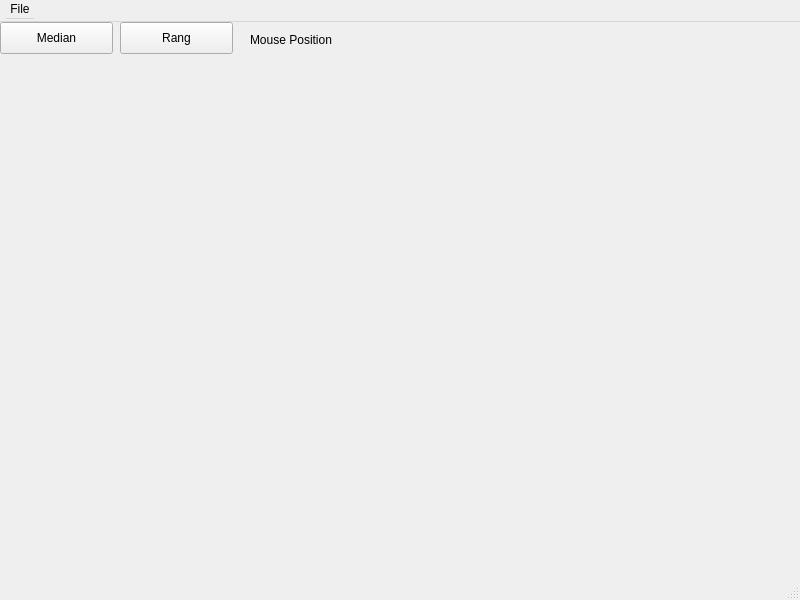
<?xml version="1.0" encoding="UTF-8"?>
<ui version="4.0">
 <class>MainWindow</class>
 <widget class="QMainWindow" name="MainWindow">
  <property name="geometry">
   <rect>
    <x>0</x>
    <y>0</y>
    <width>800</width>
    <height>600</height>
   </rect>
  </property>
  <property name="windowTitle">
   <string>MainWindow</string>
  </property>
  <widget class="QWidget" name="centralwidget">
   <widget class="QPushButton" name="median_filter">
    <property name="geometry">
     <rect>
      <x>0</x>
      <y>0</y>
      <width>113</width>
      <height>32</height>
     </rect>
    </property>
    <property name="text">
     <string>Median</string>
    </property>
   </widget>
   <widget class="QPushButton" name="rang_filter">
    <property name="geometry">
     <rect>
      <x>120</x>
      <y>0</y>
      <width>113</width>
      <height>32</height>
     </rect>
    </property>
    <property name="text">
     <string>Rang</string>
    </property>
   </widget>
   <widget class="QLabel" name="image_contaner">
    <property name="geometry">
     <rect>
      <x>9</x>
      <y>45</y>
      <width>781</width>
      <height>491</height>
     </rect>
    </property>
    <property name="text">
     <string/>
    </property>
   </widget>
   <widget class="QLabel" name="mouse_position">
    <property name="geometry">
     <rect>
      <x>250</x>
      <y>10</y>
      <width>301</width>
      <height>16</height>
     </rect>
    </property>
    <property name="text">
     <string>Mouse Position</string>
    </property>
   </widget>
  </widget>
  <widget class="QMenuBar" name="menubar">
   <property name="enabled">
    <bool>true</bool>
   </property>
   <property name="geometry">
    <rect>
     <x>0</x>
     <y>0</y>
     <width>800</width>
     <height>24</height>
    </rect>
   </property>
   <property name="sizePolicy">
    <sizepolicy hsizetype="Fixed" vsizetype="Fixed">
     <horstretch>0</horstretch>
     <verstretch>0</verstretch>
    </sizepolicy>
   </property>
   <property name="minimumSize">
    <size>
     <width>100</width>
     <height>22</height>
    </size>
   </property>
   <property name="baseSize">
    <size>
     <width>100</width>
     <height>22</height>
    </size>
   </property>
   <property name="locale">
    <locale language="English" country="UnitedStates"/>
   </property>
   <property name="defaultUp">
    <bool>true</bool>
   </property>
   <property name="nativeMenuBar">
    <bool>false</bool>
   </property>
   <widget class="QMenu" name="menuFile">
    <property name="sizePolicy">
     <sizepolicy hsizetype="Preferred" vsizetype="Preferred">
      <horstretch>10</horstretch>
      <verstretch>10</verstretch>
     </sizepolicy>
    </property>
    <property name="minimumSize">
     <size>
      <width>25</width>
      <height>25</height>
     </size>
    </property>
    <property name="title">
     <string>File</string>
    </property>
    <property name="toolTipsVisible">
     <bool>true</bool>
    </property>
    <addaction name="actionOpen_file"/>
    <addaction name="separator"/>
    <addaction name="actionSave_file"/>
   </widget>
   <addaction name="menuFile"/>
  </widget>
  <widget class="QStatusBar" name="statusbar"/>
  <action name="actionOpen_file">
   <property name="text">
    <string>Open file</string>
   </property>
   <property name="priority">
    <enum>QAction::HighPriority</enum>
   </property>
  </action>
  <action name="actionSave_file">
   <property name="text">
    <string>Save file</string>
   </property>
  </action>
 </widget>
 <resources/>
 <connections/>
</ui>
